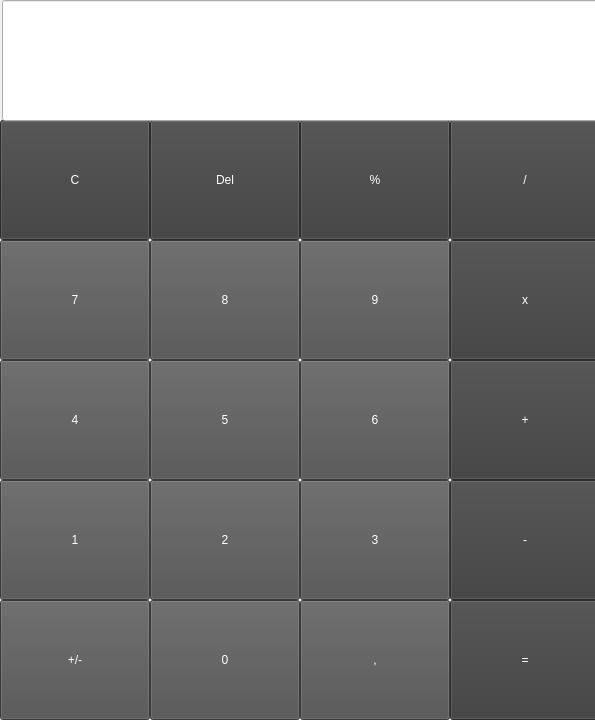
<?xml version="1.0" encoding="UTF-8"?>
<ui version="4.0">
 <class>Calculator</class>
 <widget class="QMainWindow" name="Calculator">
  <property name="geometry">
   <rect>
    <x>0</x>
    <y>0</y>
    <width>595</width>
    <height>720</height>
   </rect>
  </property>
  <property name="minimumSize">
   <size>
    <width>595</width>
    <height>720</height>
   </size>
  </property>
  <property name="maximumSize">
   <size>
    <width>595</width>
    <height>720</height>
   </size>
  </property>
  <property name="windowTitle">
   <string>Calculator by Fedor Sanin</string>
  </property>
  <widget class="QWidget" name="centralwidget">
   <property name="enabled">
    <bool>true</bool>
   </property>
   <property name="minimumSize">
    <size>
     <width>595</width>
     <height>720</height>
    </size>
   </property>
   <property name="maximumSize">
    <size>
     <width>595</width>
     <height>720</height>
    </size>
   </property>
   <widget class="QPushButton" name="pbt_1">
    <property name="geometry">
     <rect>
      <x>0</x>
      <y>480</y>
      <width>150</width>
      <height>120</height>
     </rect>
    </property>
    <property name="styleSheet">
     <string notr="true">font: 25 30pt &quot;Microsoft YaHei Light&quot;;
color: rgb(255, 255, 255);
background-color: rgb(81, 81, 81);</string>
    </property>
    <property name="text">
     <string>1</string>
    </property>
   </widget>
   <widget class="QPushButton" name="pbt_2">
    <property name="geometry">
     <rect>
      <x>150</x>
      <y>480</y>
      <width>150</width>
      <height>120</height>
     </rect>
    </property>
    <property name="styleSheet">
     <string notr="true">font: 25 30pt &quot;Microsoft YaHei Light&quot;;
color: rgb(255, 255, 255);
background-color: rgb(81, 81, 81);</string>
    </property>
    <property name="text">
     <string>2</string>
    </property>
   </widget>
   <widget class="QPushButton" name="pbt_3">
    <property name="geometry">
     <rect>
      <x>300</x>
      <y>480</y>
      <width>150</width>
      <height>120</height>
     </rect>
    </property>
    <property name="styleSheet">
     <string notr="true">font: 25 30pt &quot;Microsoft YaHei Light&quot;;
color: rgb(255, 255, 255);
background-color: rgb(81, 81, 81);</string>
    </property>
    <property name="text">
     <string>3</string>
    </property>
   </widget>
   <widget class="QPushButton" name="pbt_4">
    <property name="geometry">
     <rect>
      <x>0</x>
      <y>360</y>
      <width>150</width>
      <height>120</height>
     </rect>
    </property>
    <property name="styleSheet">
     <string notr="true">font: 25 30pt &quot;Microsoft YaHei Light&quot;;
color: rgb(255, 255, 255);
background-color: rgb(81, 81, 81);</string>
    </property>
    <property name="text">
     <string>4</string>
    </property>
   </widget>
   <widget class="QPushButton" name="pbt_5">
    <property name="geometry">
     <rect>
      <x>150</x>
      <y>360</y>
      <width>150</width>
      <height>120</height>
     </rect>
    </property>
    <property name="styleSheet">
     <string notr="true">font: 25 30pt &quot;Microsoft YaHei Light&quot;;
color: rgb(255, 255, 255);
background-color: rgb(81, 81, 81);</string>
    </property>
    <property name="text">
     <string>5</string>
    </property>
   </widget>
   <widget class="QPushButton" name="pbt_6">
    <property name="geometry">
     <rect>
      <x>300</x>
      <y>360</y>
      <width>150</width>
      <height>120</height>
     </rect>
    </property>
    <property name="styleSheet">
     <string notr="true">font: 25 30pt &quot;Microsoft YaHei Light&quot;;
color: rgb(255, 255, 255);
background-color: rgb(81, 81, 81);</string>
    </property>
    <property name="text">
     <string>6</string>
    </property>
   </widget>
   <widget class="QPushButton" name="pbt_7">
    <property name="geometry">
     <rect>
      <x>0</x>
      <y>240</y>
      <width>150</width>
      <height>120</height>
     </rect>
    </property>
    <property name="styleSheet">
     <string notr="true">font: 25 30pt &quot;Microsoft YaHei Light&quot;;
color: rgb(255, 255, 255);
background-color: rgb(81, 81, 81);</string>
    </property>
    <property name="text">
     <string>7</string>
    </property>
   </widget>
   <widget class="QPushButton" name="pbt_8">
    <property name="geometry">
     <rect>
      <x>150</x>
      <y>240</y>
      <width>150</width>
      <height>120</height>
     </rect>
    </property>
    <property name="styleSheet">
     <string notr="true">font: 25 30pt &quot;Microsoft YaHei Light&quot;;
color: rgb(255, 255, 255);
background-color: rgb(81, 81, 81);</string>
    </property>
    <property name="text">
     <string>8</string>
    </property>
   </widget>
   <widget class="QPushButton" name="pbt_0">
    <property name="geometry">
     <rect>
      <x>150</x>
      <y>600</y>
      <width>150</width>
      <height>120</height>
     </rect>
    </property>
    <property name="styleSheet">
     <string notr="true">font: 25 30pt &quot;Microsoft YaHei Light&quot;;
color: rgb(255, 255, 255);
background-color: rgb(81, 81, 81);</string>
    </property>
    <property name="text">
     <string>0</string>
    </property>
   </widget>
   <widget class="QPushButton" name="pbt_9">
    <property name="geometry">
     <rect>
      <x>300</x>
      <y>240</y>
      <width>150</width>
      <height>120</height>
     </rect>
    </property>
    <property name="styleSheet">
     <string notr="true">font: 25 30pt &quot;Microsoft YaHei Light&quot;;
color: rgb(255, 255, 255);
background-color: rgb(81, 81, 81);</string>
    </property>
    <property name="text">
     <string>9</string>
    </property>
   </widget>
   <widget class="QPushButton" name="pbt_pstvt_change">
    <property name="geometry">
     <rect>
      <x>0</x>
      <y>600</y>
      <width>150</width>
      <height>120</height>
     </rect>
    </property>
    <property name="styleSheet">
     <string notr="true">font: 25 30pt &quot;Microsoft YaHei Light&quot;;
color: rgb(255, 255, 255);
background-color: rgb(81, 81, 81);</string>
    </property>
    <property name="text">
     <string>+/-</string>
    </property>
   </widget>
   <widget class="QPushButton" name="pbt_dot">
    <property name="geometry">
     <rect>
      <x>300</x>
      <y>600</y>
      <width>150</width>
      <height>120</height>
     </rect>
    </property>
    <property name="styleSheet">
     <string notr="true">font: 25 30pt &quot;Microsoft YaHei Light&quot;;
color: rgb(255, 255, 255);
background-color: rgb(81, 81, 81);</string>
    </property>
    <property name="text">
     <string>,</string>
    </property>
   </widget>
   <widget class="QPushButton" name="pbt_equality">
    <property name="geometry">
     <rect>
      <x>450</x>
      <y>600</y>
      <width>150</width>
      <height>120</height>
     </rect>
    </property>
    <property name="styleSheet">
     <string notr="true">font: 25 30pt &quot;Microsoft YaHei Light&quot;;
color: rgb(255, 255, 255);
background-color: rgb(61, 61, 61);</string>
    </property>
    <property name="text">
     <string>=</string>
    </property>
   </widget>
   <widget class="QPushButton" name="pbt_minus">
    <property name="geometry">
     <rect>
      <x>450</x>
      <y>480</y>
      <width>150</width>
      <height>120</height>
     </rect>
    </property>
    <property name="styleSheet">
     <string notr="true">font: 25 30pt &quot;Microsoft YaHei Light&quot;;
color: rgb(255, 255, 255);
background-color: rgb(61, 61, 61);</string>
    </property>
    <property name="text">
     <string>-</string>
    </property>
   </widget>
   <widget class="QPushButton" name="pbt_plus">
    <property name="geometry">
     <rect>
      <x>450</x>
      <y>360</y>
      <width>150</width>
      <height>120</height>
     </rect>
    </property>
    <property name="styleSheet">
     <string notr="true">font: 25 30pt &quot;Microsoft YaHei Light&quot;;
color: rgb(255, 255, 255);
background-color: rgb(61, 61, 61);</string>
    </property>
    <property name="text">
     <string>+</string>
    </property>
   </widget>
   <widget class="QPushButton" name="pbt_mlt">
    <property name="geometry">
     <rect>
      <x>450</x>
      <y>240</y>
      <width>150</width>
      <height>120</height>
     </rect>
    </property>
    <property name="styleSheet">
     <string notr="true">font: 25 30pt &quot;Microsoft YaHei Light&quot;;
color: rgb(255, 255, 255);
background-color: rgb(61, 61, 61);</string>
    </property>
    <property name="text">
     <string>x</string>
    </property>
   </widget>
   <widget class="QPushButton" name="pbt_dvd">
    <property name="geometry">
     <rect>
      <x>450</x>
      <y>120</y>
      <width>150</width>
      <height>120</height>
     </rect>
    </property>
    <property name="styleSheet">
     <string notr="true">font: 25 30pt &quot;Microsoft YaHei Light&quot;;
color: rgb(255, 255, 255);
background-color: rgb(61, 61, 61);</string>
    </property>
    <property name="text">
     <string>/</string>
    </property>
   </widget>
   <widget class="QPushButton" name="pbt_c">
    <property name="geometry">
     <rect>
      <x>0</x>
      <y>120</y>
      <width>150</width>
      <height>120</height>
     </rect>
    </property>
    <property name="styleSheet">
     <string notr="true">font: 25 30pt &quot;Microsoft YaHei Light&quot;;
color: rgb(255, 255, 255);
background-color: rgb(61, 61, 61);</string>
    </property>
    <property name="text">
     <string>C</string>
    </property>
   </widget>
   <widget class="QPushButton" name="pbt_del">
    <property name="geometry">
     <rect>
      <x>150</x>
      <y>120</y>
      <width>150</width>
      <height>120</height>
     </rect>
    </property>
    <property name="styleSheet">
     <string notr="true">font: 25 30pt &quot;Microsoft YaHei Light&quot;;
color: rgb(255, 255, 255);
background-color: rgb(61, 61, 61);</string>
    </property>
    <property name="text">
     <string>Del</string>
    </property>
   </widget>
   <widget class="QPushButton" name="pbt_persent">
    <property name="geometry">
     <rect>
      <x>300</x>
      <y>120</y>
      <width>150</width>
      <height>120</height>
     </rect>
    </property>
    <property name="styleSheet">
     <string notr="true">font: 25 30pt &quot;Microsoft YaHei Light&quot;;
color: rgb(255, 255, 255);
background-color: rgb(61, 61, 61);</string>
    </property>
    <property name="text">
     <string>%</string>
    </property>
   </widget>
   <widget class="QLineEdit" name="lbl_number">
    <property name="geometry">
     <rect>
      <x>2</x>
      <y>0</y>
      <width>601</width>
      <height>121</height>
     </rect>
    </property>
    <property name="sizePolicy">
     <sizepolicy hsizetype="Expanding" vsizetype="Fixed">
      <horstretch>0</horstretch>
      <verstretch>0</verstretch>
     </sizepolicy>
    </property>
    <property name="styleSheet">
     <string notr="true">font: 25 30pt &quot;Microsoft YaHei Light&quot;;</string>
    </property>
    <property name="alignment">
     <set>Qt::AlignRight|Qt::AlignTrailing|Qt::AlignVCenter</set>
    </property>
   </widget>
  </widget>
 </widget>
 <resources/>
 <connections/>
</ui>
